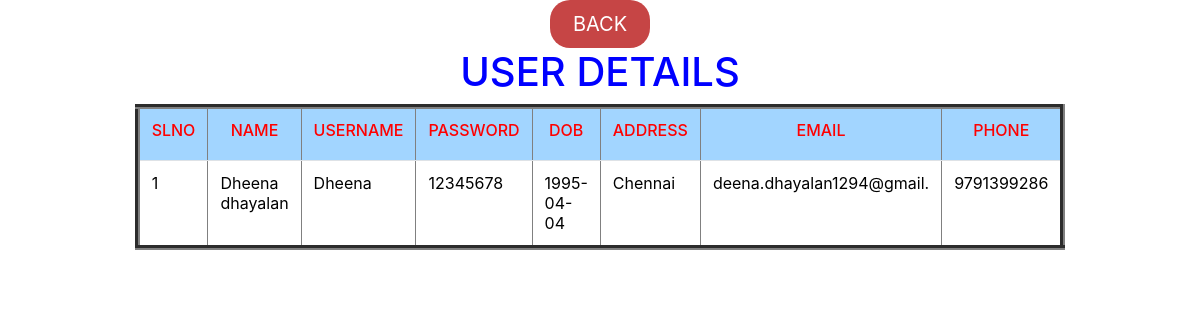
The app's page /user-details.php (signed in) with its own data.
### tables this page shows
CREATE TABLE `register` (
  `id` int(5) NOT NULL,
  `firstname` varchar(25) NOT NULL,
  `lastname` varchar(25) NOT NULL,
  `dob` varchar(25) NOT NULL,
  `username` varchar(25) NOT NULL,
  `password` varchar(25) NOT NULL,
  `address` varchar(25) NOT NULL,
  `email` varchar(25) NOT NULL,
  `Phno` varchar(25) NOT NULL
);

### user-details.php (the view, shortened to what this page needs)
<center>
	<a href="adminview.php" style="text-decoration: none;"><button type="button" class="btn btn-lg btn-block  btn-custom" style="width: 100px;">BACK</button></a>
</center>
<?php
$con=mysqli_connect("localhost","root","  ","bhavya");
$result = mysqli_query($con,"SELECT * FROM register");
echo "<center>";
echo "<table border='5' style='width:37%'  class='table table-hover' bgcolor='lightgreen'>
<tr style='background-color: #a2d5ff;'>
<font color='red'>
<td><b><h6><center><font color='RED'>SLNO</font></center></h6></b></td>
<td><b><h6><center><font color='RED'>NAME</font></center></h6></b></td>
<td><b><h6><center><font color='red'>USERNAME</font></center></h6></b></td>
<td><b><h6><center><font color='RED'>PASSWORD</font></center></h6></b></td>
<td><b><h6><center><font color='RED'>DOB</font></center></h6></b></td>
<td><b><h6><center><font color='red'>ADDRESS</font></center></h6></b></td>
<td><b><h6><center><font color='red'>EMAIL</font></center></h6></b></td>
<td><b><h6><center><font color='red'>PHONE</font></center></h6></b></td>
</tr></font>";
echo "<h1><font color='blue'>USER DETAILS<h1></font>";
$i=0;
while($row = mysqli_fetch_array($result))
	{$i++;
		echo "<tr>";
		echo "<td><font color='black'>" . $i. "</td>";
		echo "<td><font color='black'>" . $row['firstname'].' '.$row['lastname'] . "</td>";
		echo "<td><font color='black'>" . $row['username'] . "</td>";
		echo "<td><font color='black'>" . $row['password'] . "</td>";
		echo "<td><font color='black'>" . $row['dob'] . "</td>";
		echo "<td><font color='black'>" . $row['address'] . "</td>";
		echo "<td><font color='black'>" . $row['email'] . "</td>";
		echo "<td><font color='black'>" . $row['Phno'] . "</td>";
		echo "</tr>";
	}
	echo "</table>";
	echo "</center>";
	?>
	<link href="bootstrap.css" rel="stylesheet" id="bootstrap-css">
	<link href="style.css" rel="stylesheet">

### style.css (style rules this page uses)
.btn-custom { background:#C64545; color:#fff; border-radius:20px }

### records on screen
register: firstname "Dheena", lastname "dhayalan", username "Dheena", password "12345678", dob "1995-04-04", address "Chennai", email "deena.dhayalan1294@gmail.", Phno "9791399286"
